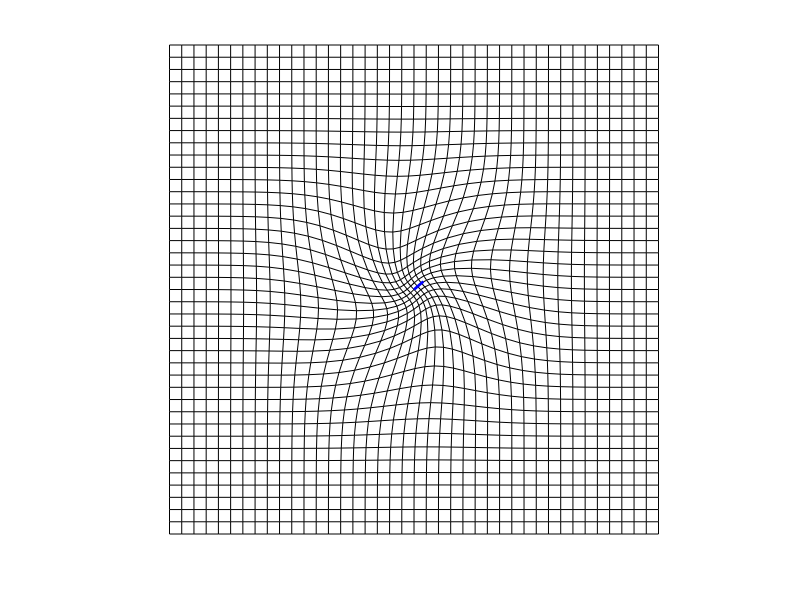

The MATLAB script that drew this image:
mi=-10
Ma=10
pas=0.5;
[X1,X2]=meshgrid(mi:pas:Ma,mi:pas:Ma);
[d h]=size(X1);

G=zeros(d,d,2);
G(:,:,1)=X1;
G(:,:,2)=X2;

CoulField='g';
CoulGrid='k';
%%
G=zeros(d,d,2);
G(:,:,1)=X1;
G(:,:,2)=X2;

G_vect=zeros(d,d,2);
Scales=3
dx=d;
dy=d;
alpha=1*[1,1, 2,2, 2 ,-0.5, -0.5, -0.5, 0.3,0.3,0.3]
beta=-1
CP=[0,0]
theta=0

figure()
hold on
for t=1:10
    for u1=1:dx
        for u2=1:dy
            a= ([G(u1,u2,1) ;G(u1,u2,2) ] - CP')'*([G(u1,u2,1) ;G(u1,u2,2) ] - CP')/(Scales^2);
            G_vect(u1,u2,1)=exp(-a) * (-alpha(t)*G(u1,u2,2) + beta*G(u1,u2,1));
            G_vect(u1,u2,2)=exp(-a) * (alpha(t)*G(u1,u2,1)  + beta*G(u1,u2,2));
            
        end
    end
    
    G=G+0.1*G_vect;
    theta=theta+0.1*alpha(t)
    %pause
    
    clf;
    hold on
    axis equal
    %set(gca,'YTick',[-10 0 10])
    %set(gca,'XTick',[-10 0 10])
    axis off
    plot(G(:,:,1),G(:,:,2),CoulGrid);
    plot(G(:,:,1)',G(:,:,2)',CoulGrid);
  %  quiver(G(:,:,1),G(:,:,2),G_vect(:,:,1), G_vect(:,:,2),CoulField,'AutoScale','off','MaxHeadSize',10);
    plot([0.5*cos(theta),0],[0.5*sin(theta),0],'-b','linewidth',2)
%plot(0,0,'xr','linewidth',5)
pause
end